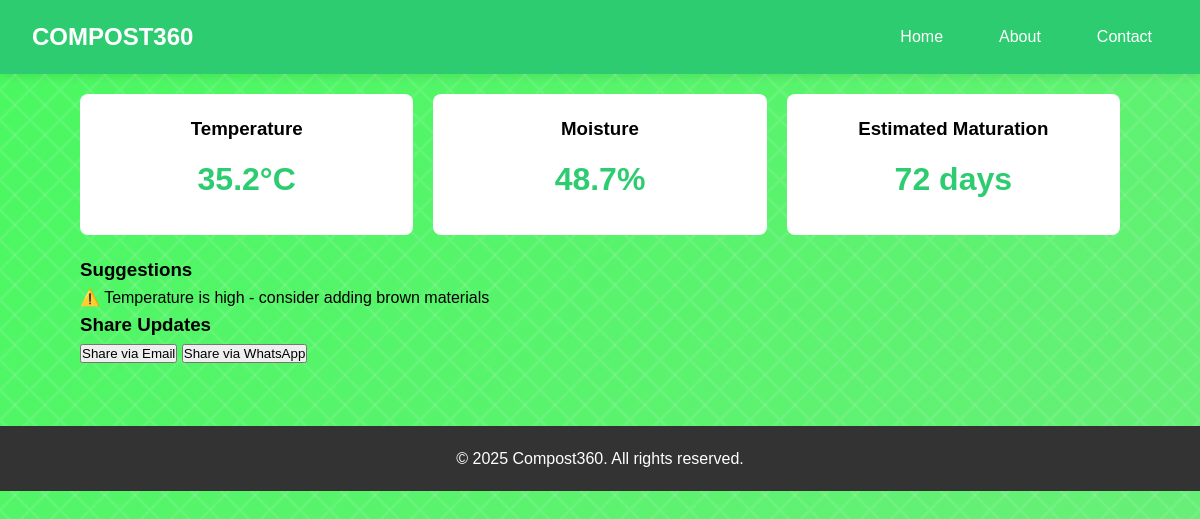
Page /dashboard on the earlier database version.
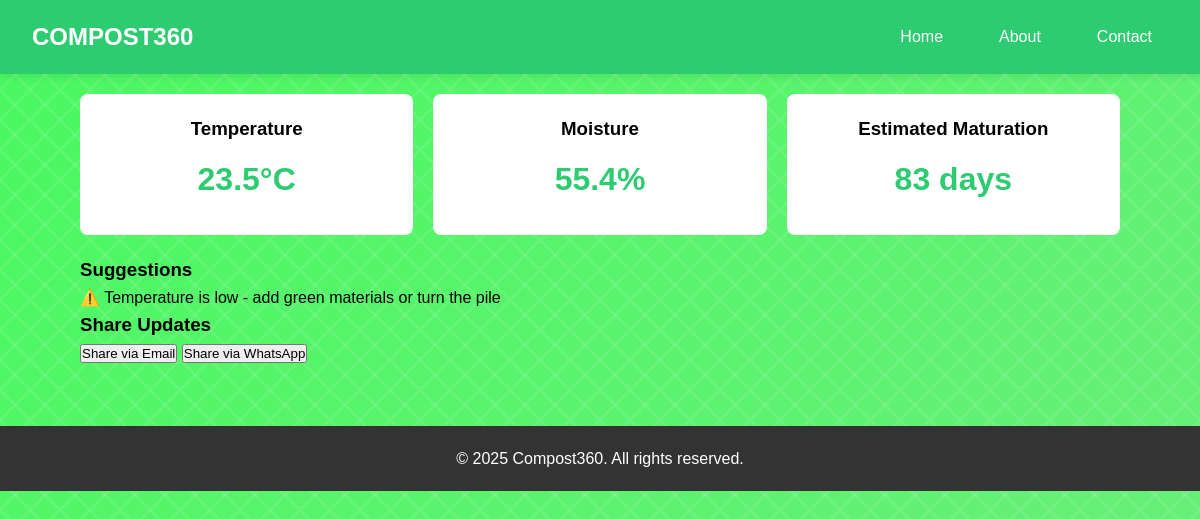
Same page on the later database version.
### models.py (models this page shows)
class CompostEntry(db.Model):
    id = db.Column(db.Integer, primary_key=True)
    user_id = db.Column(db.Integer, db.ForeignKey('user.id'), nullable=False)
    waste_type = db.Column(db.String(50), nullable=False)
    quantity = db.Column(db.Float, nullable=False)
    date_added = db.Column(db.DateTime, default=datetime.utcnow)
    temperature = db.Column(db.Float)
    moisture = db.Column(db.Float)
    maturation_estimate = db.Column(db.Integer)  # Days until maturation

### app.py (the view)
    @app.route('/dashboard')
    def dashboard():
        entry = CompostEntry.query.order_by(CompostEntry.date_added.desc()).first()
        return render_template('dashboard.html', entry=entry)

### templates/dashboard.html (shortened to what this page needs)
{% extends "base.html" %}
{% block content %}
<div class="dashboard-container">
    <div class="metrics-grid">
        <div class="metric-card temperature">
            <h3>Temperature</h3>
            <div class="metric-value" id="temperature">{{ "%.1f"|format(entry.temperature) }}°C</div>
        </div>
        <div class="metric-card moisture">
            <h3>Moisture</h3>
            <div class="metric-value" id="moisture">{{ "%.1f"|format(entry.moisture) }}%</div>
        </div>
        <div class="metric-card maturation">
            <h3>Estimated Maturation</h3>
            <div class="metric-value">{{ entry.maturation_estimate }} days</div>
        </div>
    </div>
    <div class="suggestions-panel">
        <h3>Suggestions</h3>
        <div id="suggestions-content">
            {% if entry.temperature > 35 %}
                <p>⚠️ Temperature is high - consider adding brown materials</p>
            {% elif entry.temperature < 25 %}
                <p>⚠️ Temperature is low - add green materials or turn the pile</p>
            {% endif %}
        </div>
    </div>
    <div class="share-panel">
        <h3>Share Updates</h3>
        <button onclick="shareViaEmail()" class="share-btn email">Share via Email</button>
        <button onclick="shareViaWhatsApp()" class="share-btn whatsapp">Share via WhatsApp</button>
    </div>
</div>
{% endblock %}

### templates/base.html (shortened to what this page needs)
<!DOCTYPE html>
<html lang="en">
<head>
    <link rel="stylesheet" href="{{ url_for('static', filename='css/main.css') }}">
    <link rel="stylesheet" href="{{ url_for('static', filename='css/animations.css') }}">
</head>
<body>
    <nav class="navbar">
        <div class="logo">Compost360</div>
        <div class="nav-links">
            <a href="{{ url_for('index') }}">Home</a>
            <a href="{{ url_for('about') }}">About</a>
            <a href="{{ url_for('contact') }}">Contact</a>
        </div>
    </nav>
    <main class="container">
        {% block content %}{% endblock %}
    </main>
    <footer>
        <p>&copy; 2025 Compost360. All rights reserved.</p>
    </footer>
</body>
</html>

### static/css/main.css (style rules this page uses)
* { margin: 0; padding: 0; box-sizing: border-box; }
body { margin: 0; min-height: 100vh; background: linear-gradient(135deg, #49f860 0%, #d5cece 100%); background-size: 400% 400%; position: relative; overflow-x: hidden; animation: gradientAnimation 15s ease infinite; font-family: 'Arial', sans-serif; line-height: 1.6; }
body::before { content: ''; position: absolute; top: 0; left: 0; right: 0; bottom: 0; background-image: linear-gradient(45deg, transparent 45%, rgba(255,255,255,0.1) 49%, rgba(255,255,255,0.1) 51%, transparent 55%), linear-gradient(-45deg, transparent 45%, rgba(255,255,255,0.1) 49%, rgba(255,255,255,0.1) 51%, transparent 55%); background-size: 30px 30px; animation: patternMove 3s linear infinite; pointer-events: none; z-index: 0; }
.navbar { background-color: #2ecc71; padding: 1rem 2rem; display: flex; justify-content: space-between; align-items: center; position: relative; z-index: 1000; box-shadow: 0 2px 10px rgba(0, 0, 0, 0.1); }
.logo { color: white; font-size: 1.5rem; font-weight: bold; text-transform: uppercase; text-decoration: none; transition: all 0.3s ease; }
.nav-links { display: flex; gap: 1.5rem; align-items: center; }
.nav-links a { text-decoration: none; color: white; font-size: 1rem; padding: 0.5rem 1rem; border-radius: 4px; transition: all 0.3s ease; }
.container { width: 90%; max-width: 1200px; margin: 0 auto; padding: 20px; position: relative; z-index: 1; }
.metrics-grid { display: grid; grid-template-columns: repeat(auto-fit, minmax(250px, 1fr)); gap: 20px; margin-bottom: 30px; }
.metric-card { background: white; padding: 20px; border-radius: 12px; text-align: center; transition: all 0.3s ease; }
.metric-value { font-size: 2.5rem; font-weight: bold; color: #2ecc71; margin: 10px 0; }
footer { text-align: center; padding: 30px 20px; background: #333; color: white; margin-top: 40px; position: relative; z-index: 1; }

### static/css/animations.css (style rules this page uses)
* { margin: 0; padding: 0; box-sizing: border-box; }
.container { width: 90%; max-width: 1500px; margin: 0 auto; padding: 20px; }
.metrics-grid { display: grid; grid-template-columns: repeat(auto-fit, minmax(250px, 1fr)); gap: 20px; margin-bottom: 20px; }
.metric-card { background: white; padding: 20px; border-radius: 8px; text-align: center; }
.metric-value { font-size: 2rem; font-weight: bold; color: #2ecc71; }
footer { text-align: center; padding: 20px; background: #333; color: white; margin-top: 40px; }

Differences in the rows shown:
no longer on this page (row unchanged): CompostEntry: temperature "35.2", moisture "48.7", maturation_estimate "72"
added CompostEntry: temperature "23.5", moisture "55.4", maturation_estimate "83"
Other differences:
text no longer shown: "⚠️ Temperature is high - consider adding brown materials"
text now shown: "⚠️ Temperature is low - add green materials or turn the pile"
